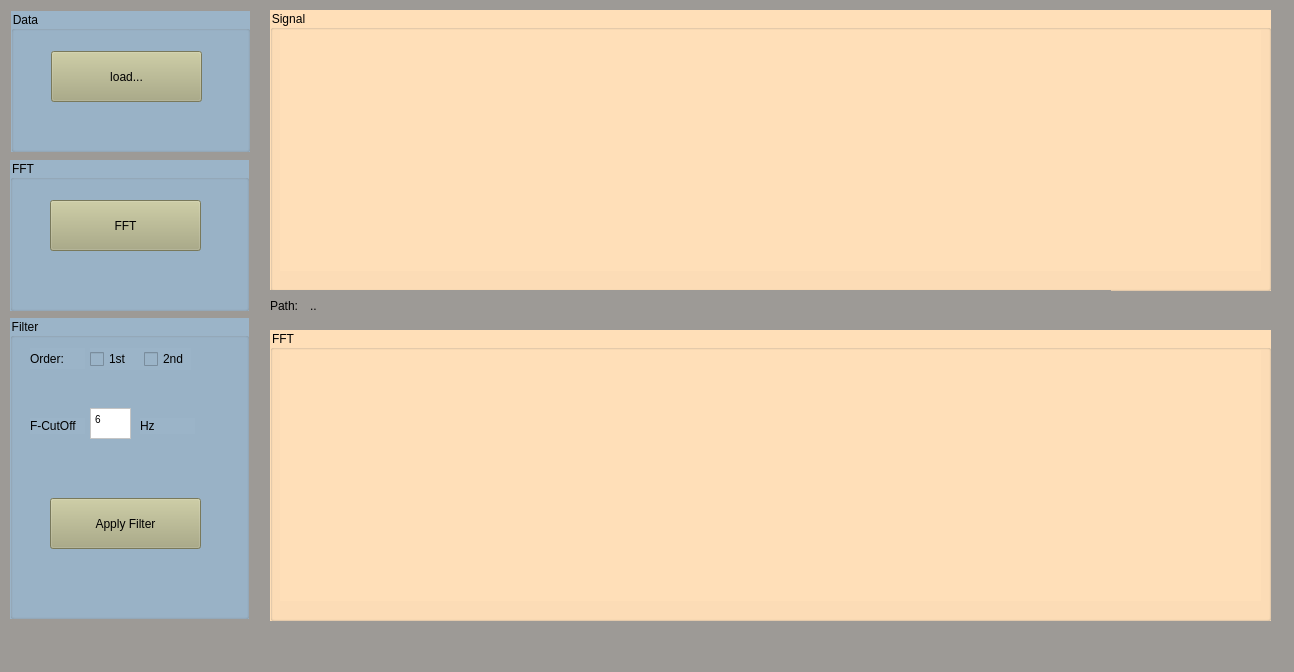
<?xml version="1.0" encoding="UTF-8"?>
<ui version="4.0">
 <class>MainWindow</class>
 <widget class="QMainWindow" name="MainWindow">
  <property name="geometry">
   <rect>
    <x>0</x>
    <y>0</y>
    <width>1294</width>
    <height>672</height>
   </rect>
  </property>
  <property name="windowTitle">
   <string>MainWindow</string>
  </property>
  <property name="autoFillBackground">
   <bool>false</bool>
  </property>
  <property name="styleSheet">
   <string notr="true">background-color: rgb(157, 154, 150);</string>
  </property>
  <widget class="QWidget" name="centralwidget">
   <widget class="QGroupBox" name="groupBox_3">
    <property name="geometry">
     <rect>
      <x>270</x>
      <y>10</y>
      <width>1001</width>
      <height>281</height>
     </rect>
    </property>
    <property name="styleSheet">
     <string notr="true">background-color: rgb(255, 223, 184);</string>
    </property>
    <property name="title">
     <string>Signal</string>
    </property>
    <widget class="QCheckBox" name="checkBox_3">
     <property name="geometry">
      <rect>
       <x>20</x>
       <y>450</y>
       <width>81</width>
       <height>20</height>
      </rect>
     </property>
     <property name="text">
      <string>filtered</string>
     </property>
    </widget>
    <widget class="QCheckBox" name="checkBox_4">
     <property name="geometry">
      <rect>
       <x>20</x>
       <y>390</y>
       <width>81</width>
       <height>20</height>
      </rect>
     </property>
     <property name="text">
      <string>raw</string>
     </property>
    </widget>
    <widget class="PlotWidget" name="graph_1" native="true">
     <property name="geometry">
      <rect>
       <x>10</x>
       <y>20</y>
       <width>981</width>
       <height>241</height>
      </rect>
     </property>
    </widget>
   </widget>
   <widget class="QGroupBox" name="groupBox_5">
    <property name="geometry">
     <rect>
      <x>270</x>
      <y>330</y>
      <width>1001</width>
      <height>291</height>
     </rect>
    </property>
    <property name="styleSheet">
     <string notr="true">background-color: rgb(255, 223, 184);</string>
    </property>
    <property name="title">
     <string>FFT</string>
    </property>
    <widget class="PlotWidget" name="graph_2" native="true">
     <property name="geometry">
      <rect>
       <x>10</x>
       <y>20</y>
       <width>981</width>
       <height>251</height>
      </rect>
     </property>
    </widget>
   </widget>
   <widget class="QWidget" name="layoutWidget">
    <property name="geometry">
     <rect>
      <x>0</x>
      <y>-60</y>
      <width>2</width>
      <height>2</height>
     </rect>
    </property>
    <layout class="QHBoxLayout" name="horizontalLayout"/>
   </widget>
   <widget class="QWidget" name="layoutWidget">
    <property name="geometry">
     <rect>
      <x>0</x>
      <y>-60</y>
      <width>2</width>
      <height>2</height>
     </rect>
    </property>
    <layout class="QVBoxLayout" name="verticalLayout_3"/>
   </widget>
   <widget class="QSplitter" name="splitter">
    <property name="geometry">
     <rect>
      <x>0</x>
      <y>-60</y>
      <width>0</width>
      <height>0</height>
     </rect>
    </property>
    <property name="orientation">
     <enum>Qt::Horizontal</enum>
    </property>
   </widget>
   <widget class="QLabel" name="label">
    <property name="geometry">
     <rect>
      <x>310</x>
      <y>290</y>
      <width>801</width>
      <height>31</height>
     </rect>
    </property>
    <property name="text">
     <string>..</string>
    </property>
   </widget>
   <widget class="QLabel" name="label_2">
    <property name="geometry">
     <rect>
      <x>270</x>
      <y>290</y>
      <width>41</width>
      <height>31</height>
     </rect>
    </property>
    <property name="text">
     <string>Path: </string>
    </property>
   </widget>
   <widget class="QGroupBox" name="groupBox_4">
    <property name="geometry">
     <rect>
      <x>10</x>
      <y>318</y>
      <width>239</width>
      <height>301</height>
     </rect>
    </property>
    <property name="styleSheet">
     <string notr="true">background-color: rgb(155, 180, 200);</string>
    </property>
    <property name="title">
     <string>Filter</string>
    </property>
    <widget class="QWidget" name="layoutWidget">
     <property name="geometry">
      <rect>
       <x>80</x>
       <y>30</y>
       <width>101</width>
       <height>22</height>
      </rect>
     </property>
     <layout class="QHBoxLayout" name="horizontalLayout_2">
      <item>
       <widget class="QCheckBox" name="checkBox_f_first">
        <property name="text">
         <string>1st</string>
        </property>
       </widget>
      </item>
      <item>
       <widget class="QCheckBox" name="checkBox_f_second">
        <property name="text">
         <string>2nd</string>
        </property>
       </widget>
      </item>
     </layout>
    </widget>
    <widget class="QLabel" name="label_3">
     <property name="geometry">
      <rect>
       <x>20</x>
       <y>30</y>
       <width>55</width>
       <height>21</height>
      </rect>
     </property>
     <property name="text">
      <string>Order:</string>
     </property>
    </widget>
    <widget class="QLabel" name="label_4">
     <property name="geometry">
      <rect>
       <x>20</x>
       <y>100</y>
       <width>55</width>
       <height>16</height>
      </rect>
     </property>
     <property name="text">
      <string>F-CutOff</string>
     </property>
    </widget>
    <widget class="QPushButton" name="Filter_Botton">
     <property name="geometry">
      <rect>
       <x>40</x>
       <y>180</y>
       <width>151</width>
       <height>51</height>
      </rect>
     </property>
     <property name="styleSheet">
      <string notr="true">background-color: rgb(170, 170, 127);</string>
     </property>
     <property name="text">
      <string>Apply Filter</string>
     </property>
    </widget>
    <widget class="QTextEdit" name="textEdit_set_f_cut">
     <property name="geometry">
      <rect>
       <x>80</x>
       <y>90</y>
       <width>41</width>
       <height>31</height>
      </rect>
     </property>
     <property name="styleSheet">
      <string notr="true">background-color: rgb(255, 255, 255);</string>
     </property>
     <property name="html">
      <string>&lt;!DOCTYPE HTML PUBLIC &quot;-//W3C//DTD HTML 4.0//EN&quot; &quot;http://www.w3.org/TR/REC-html40/strict.dtd&quot;&gt;
&lt;html&gt;&lt;head&gt;&lt;meta name=&quot;qrichtext&quot; content=&quot;1&quot; /&gt;&lt;style type=&quot;text/css&quot;&gt;
p, li { white-space: pre-wrap; }
&lt;/style&gt;&lt;/head&gt;&lt;body style=&quot; font-family:'MS Shell Dlg 2'; font-size:7.8pt; font-weight:400; font-style:normal;&quot;&gt;
&lt;p style=&quot; margin-top:0px; margin-bottom:0px; margin-left:0px; margin-right:0px; -qt-block-indent:0; text-indent:0px;&quot;&gt;6&lt;/p&gt;&lt;/body&gt;&lt;/html&gt;</string>
     </property>
    </widget>
    <widget class="QLabel" name="label_5">
     <property name="geometry">
      <rect>
       <x>130</x>
       <y>100</y>
       <width>55</width>
       <height>16</height>
      </rect>
     </property>
     <property name="text">
      <string>Hz</string>
     </property>
    </widget>
   </widget>
   <widget class="QGroupBox" name="groupBox_2">
    <property name="geometry">
     <rect>
      <x>10</x>
      <y>160</y>
      <width>239</width>
      <height>151</height>
     </rect>
    </property>
    <property name="styleSheet">
     <string notr="true">background-color: rgb(155, 180, 200);</string>
    </property>
    <property name="title">
     <string>FFT</string>
    </property>
    <widget class="QPushButton" name="analyse_pushButton">
     <property name="geometry">
      <rect>
       <x>40</x>
       <y>40</y>
       <width>151</width>
       <height>51</height>
      </rect>
     </property>
     <property name="styleSheet">
      <string notr="true">background-color: rgb(170, 170, 127);</string>
     </property>
     <property name="text">
      <string>FFT</string>
     </property>
    </widget>
   </widget>
   <widget class="QGroupBox" name="groupBox">
    <property name="geometry">
     <rect>
      <x>11</x>
      <y>11</y>
      <width>239</width>
      <height>141</height>
     </rect>
    </property>
    <property name="autoFillBackground">
     <bool>false</bool>
    </property>
    <property name="styleSheet">
     <string notr="true">background-color: rgb(155, 180, 200);</string>
    </property>
    <property name="title">
     <string>Data</string>
    </property>
    <widget class="QPushButton" name="load_pushButton">
     <property name="geometry">
      <rect>
       <x>40</x>
       <y>40</y>
       <width>151</width>
       <height>51</height>
      </rect>
     </property>
     <property name="styleSheet">
      <string notr="true">background-color: rgb(170, 170, 127);</string>
     </property>
     <property name="text">
      <string>load...</string>
     </property>
    </widget>
   </widget>
   <widget class="QWidget" name="layoutWidget">
    <property name="geometry">
     <rect>
      <x>0</x>
      <y>0</y>
      <width>2</width>
      <height>2</height>
     </rect>
    </property>
    <layout class="QVBoxLayout" name="verticalLayout_4"/>
   </widget>
   <widget class="QWidget" name="layoutWidget">
    <property name="geometry">
     <rect>
      <x>0</x>
      <y>0</y>
      <width>2</width>
      <height>2</height>
     </rect>
    </property>
    <layout class="QHBoxLayout" name="horizontalLayout_3"/>
   </widget>
  </widget>
  <widget class="QMenuBar" name="menubar">
   <property name="geometry">
    <rect>
     <x>0</x>
     <y>0</y>
     <width>1294</width>
     <height>26</height>
    </rect>
   </property>
  </widget>
  <widget class="QStatusBar" name="statusbar"/>
 </widget>
 <customwidgets>
  <customwidget>
   <class>PlotWidget</class>
   <extends>QWidget</extends>
   <header location="global">pyqtgraph</header>
   <container>1</container>
  </customwidget>
 </customwidgets>
 <resources/>
 <connections/>
</ui>
